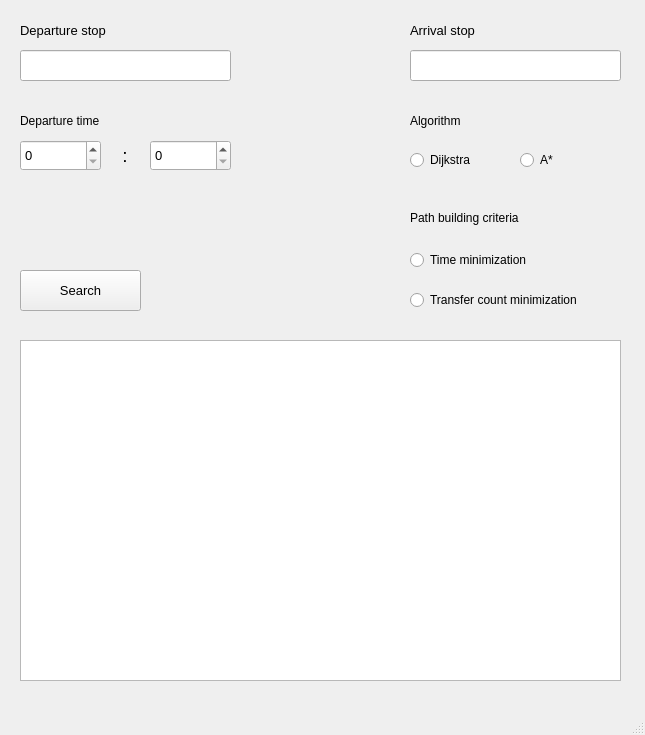
<?xml version="1.0" encoding="UTF-8"?>
<ui version="4.0">
 <class>MainWindow</class>
 <widget class="QMainWindow" name="MainWindow">
  <property name="geometry">
   <rect>
    <x>0</x>
    <y>0</y>
    <width>645</width>
    <height>735</height>
   </rect>
  </property>
  <property name="windowTitle">
   <string>MainWindow</string>
  </property>
  <widget class="QWidget" name="centralwidget">
   <widget class="QLineEdit" name="lineEdit">
    <property name="geometry">
     <rect>
      <x>20</x>
      <y>50</y>
      <width>211</width>
      <height>31</height>
     </rect>
    </property>
   </widget>
   <widget class="QLabel" name="label">
    <property name="geometry">
     <rect>
      <x>20</x>
      <y>20</y>
      <width>201</width>
      <height>21</height>
     </rect>
    </property>
    <property name="font">
     <font>
      <pointsize>10</pointsize>
     </font>
    </property>
    <property name="text">
     <string>Departure stop</string>
    </property>
   </widget>
   <widget class="QLabel" name="label_2">
    <property name="geometry">
     <rect>
      <x>410</x>
      <y>20</y>
      <width>201</width>
      <height>21</height>
     </rect>
    </property>
    <property name="font">
     <font>
      <pointsize>10</pointsize>
     </font>
    </property>
    <property name="text">
     <string>Arrival stop</string>
    </property>
   </widget>
   <widget class="QLineEdit" name="lineEdit_2">
    <property name="geometry">
     <rect>
      <x>410</x>
      <y>50</y>
      <width>211</width>
      <height>31</height>
     </rect>
    </property>
   </widget>
   <widget class="QLabel" name="label_3">
    <property name="geometry">
     <rect>
      <x>115</x>
      <y>145</y>
      <width>20</width>
      <height>21</height>
     </rect>
    </property>
    <property name="font">
     <font>
      <pointsize>14</pointsize>
      <weight>50</weight>
      <bold>false</bold>
     </font>
    </property>
    <property name="text">
     <string>:</string>
    </property>
    <property name="alignment">
     <set>Qt::AlignCenter</set>
    </property>
   </widget>
   <widget class="QLabel" name="label_4">
    <property name="geometry">
     <rect>
      <x>20</x>
      <y>110</y>
      <width>201</width>
      <height>21</height>
     </rect>
    </property>
    <property name="font">
     <font>
      <pointsize>9</pointsize>
     </font>
    </property>
    <property name="text">
     <string>Departure time</string>
    </property>
   </widget>
   <widget class="QLabel" name="label_5">
    <property name="geometry">
     <rect>
      <x>410</x>
      <y>110</y>
      <width>201</width>
      <height>21</height>
     </rect>
    </property>
    <property name="font">
     <font>
      <pointsize>9</pointsize>
     </font>
    </property>
    <property name="text">
     <string>Algorithm</string>
    </property>
   </widget>
   <widget class="QRadioButton" name="radioButton">
    <property name="geometry">
     <rect>
      <x>410</x>
      <y>150</y>
      <width>95</width>
      <height>20</height>
     </rect>
    </property>
    <property name="text">
     <string>Dijkstra</string>
    </property>
   </widget>
   <widget class="QRadioButton" name="radioButton_2">
    <property name="geometry">
     <rect>
      <x>520</x>
      <y>150</y>
      <width>95</width>
      <height>20</height>
     </rect>
    </property>
    <property name="text">
     <string>A*</string>
    </property>
   </widget>
   <widget class="QLabel" name="label_6">
    <property name="geometry">
     <rect>
      <x>410</x>
      <y>210</y>
      <width>201</width>
      <height>16</height>
     </rect>
    </property>
    <property name="text">
     <string>Path building criteria</string>
    </property>
   </widget>
   <widget class="QRadioButton" name="radioButton_3">
    <property name="geometry">
     <rect>
      <x>410</x>
      <y>290</y>
      <width>211</width>
      <height>20</height>
     </rect>
    </property>
    <property name="text">
     <string>Transfer count minimization</string>
    </property>
   </widget>
   <widget class="QRadioButton" name="radioButton_4">
    <property name="geometry">
     <rect>
      <x>410</x>
      <y>250</y>
      <width>201</width>
      <height>20</height>
     </rect>
    </property>
    <property name="text">
     <string>Time minimization</string>
    </property>
   </widget>
   <widget class="QSpinBox" name="spinBox_3">
    <property name="geometry">
     <rect>
      <x>20</x>
      <y>140</y>
      <width>81</width>
      <height>31</height>
     </rect>
    </property>
    <property name="font">
     <font>
      <pointsize>10</pointsize>
     </font>
    </property>
   </widget>
   <widget class="QSpinBox" name="spinBox_4">
    <property name="geometry">
     <rect>
      <x>150</x>
      <y>140</y>
      <width>81</width>
      <height>31</height>
     </rect>
    </property>
    <property name="font">
     <font>
      <pointsize>10</pointsize>
     </font>
    </property>
   </widget>
   <widget class="QPushButton" name="pushButton">
    <property name="geometry">
     <rect>
      <x>20</x>
      <y>270</y>
      <width>121</width>
      <height>41</height>
     </rect>
    </property>
    <property name="font">
     <font>
      <pointsize>10</pointsize>
     </font>
    </property>
    <property name="text">
     <string>Search</string>
    </property>
   </widget>
   <widget class="QTableView" name="tableView">
    <property name="geometry">
     <rect>
      <x>20</x>
      <y>340</y>
      <width>601</width>
      <height>341</height>
     </rect>
    </property>
   </widget>
  </widget>
  <widget class="QMenuBar" name="menubar">
   <property name="geometry">
    <rect>
     <x>0</x>
     <y>0</y>
     <width>645</width>
     <height>26</height>
    </rect>
   </property>
  </widget>
  <widget class="QStatusBar" name="statusbar"/>
 </widget>
 <resources/>
 <connections/>
</ui>
